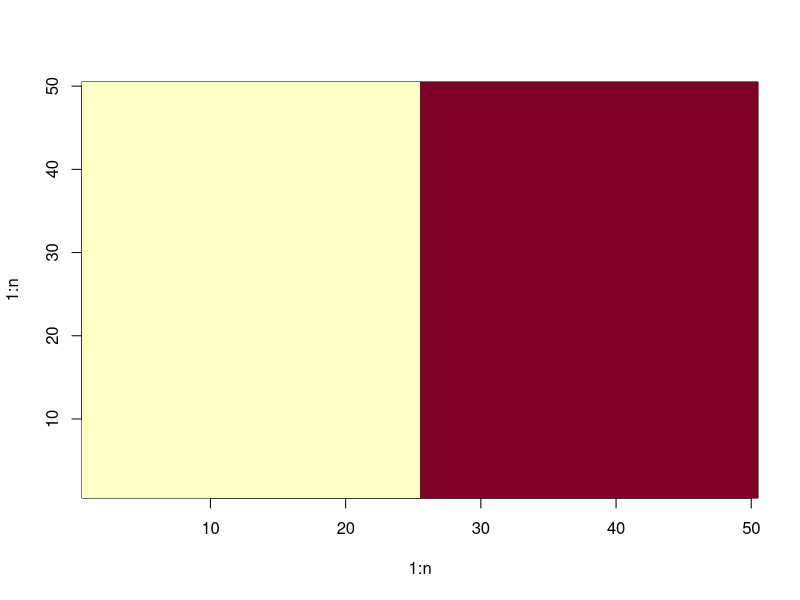
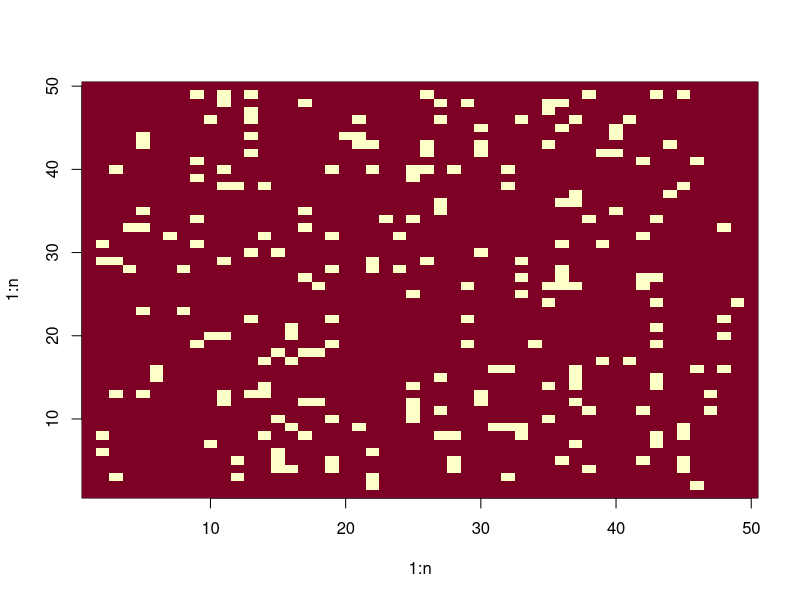
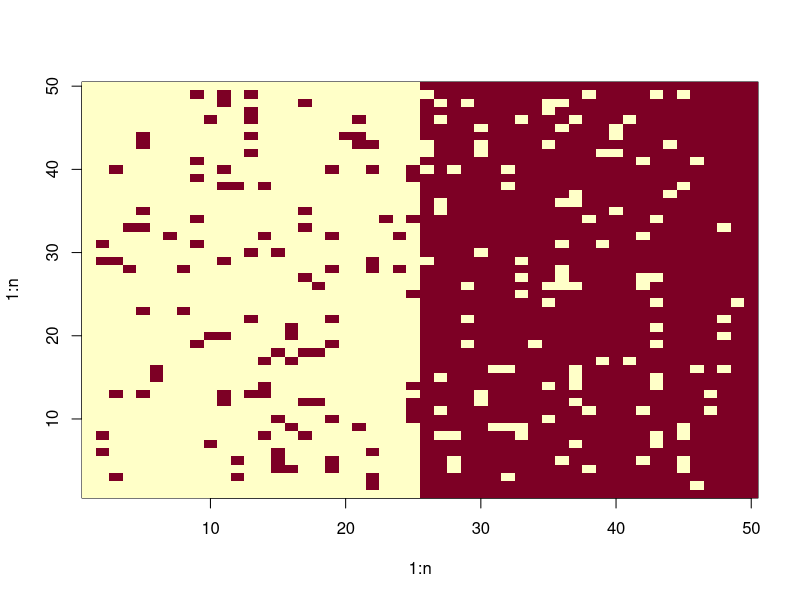
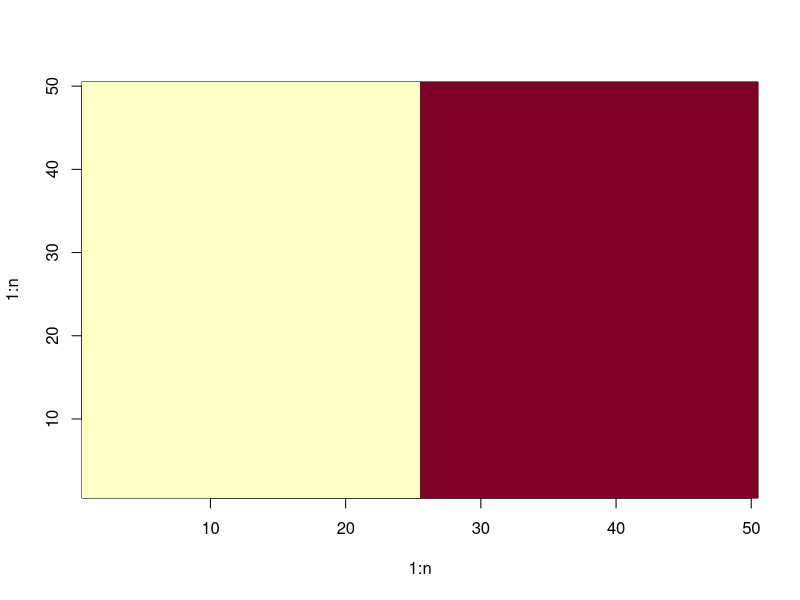

The R source for these figures, in order:
n = 50
p = 0.1
X = matrix(1, n, n)
X[1:(n/2),] = -1 # X e a imagem verdadeira
image(1:n, 1:n, X)
Y = as.matrix(2*(rbinom(n^2, 1, 1-p) - 0.5))
dim(Y) = c(n, n) # Y sao os pixels corrompido
Y[1,] = 1
Y[,1] = 1
Y[n,] = 1
Y[,n] = 1
image(1:n, 1:n, Y)
Z = X*Y # Z e a imagem observada
image(1:n, 1:n, Z)

a = -2
b = -2

# Alterar um unico pixel de Z como proposta.
rprop = function(Z)
{
  i = ceiling(runif(1, min = 1, max = 49))
  j = ceiling(runif(1, min = 1, max = 49))
  Z[i, j] = -Z[i, j]
  list(i = i, j = j, Z = Z)
}

# Ajeitar isso de forma a so depender de i, j, Z e
# o numero de 1's em Z ao redor de (i,j)
dif_log_mu = function(Z,i,j)
{
  dif = a*ifelse(Z[i,j]!=X[i,j],1,-1) - 
             4*b*((ifelse(Z[i,j]==Z[i+1,j],1,0)) +
                        (ifelse(Z[i,j]==Z[i-1,j],1,0)) +
                           (ifelse(Z[i,j]==Z[i,j+1],1,0)) +
                              (ifelse(Z[i,j]==Z[i,j-1],1,0))- 2)
  dif
}

metropolis_hastings = function(rprop, dif_log_mu, theta_1 = Z, B = 10^5)
{
  theta = as.list(rep(NA, B))
  theta[[1]] = theta_1 #matrix(1, n, n)
  for(ii in 2:B)
  {
    prop = rprop(theta[[ii-1]])
    i_prop = prop$i
    j_prop = prop$j
    Z_prop = prop$Z
    theta[[ii]] = Z_prop
    # modificar este pedaco para depender de i_prop, j_prop e Z_prop.
    log_L = dif_log_mu(Z_prop,i_prop,j_prop)
    if(log(runif(1)) > log_L) theta[[ii]] = theta[[ii-1]]
  }
  image(1:n, 1:n, theta[[B]])
}

imagem = metropolis_hastings(rprop, dif_log_mu)
